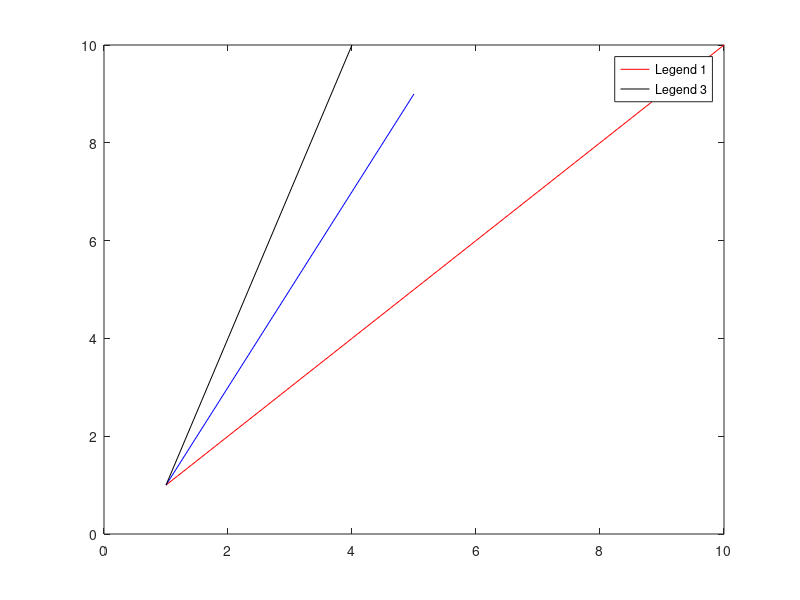

MATLAB code to generate this figure:
clc
close all 


h1=plot([1:10],'Color','r','DisplayName','This one');hold on;
h2=plot([1:2:10],'Color','b','DisplayName','This two');
h3=plot([1:3:10],'Color','k','DisplayName','This three');
legend([h1 h3],{'Legend 1','Legend 3'})